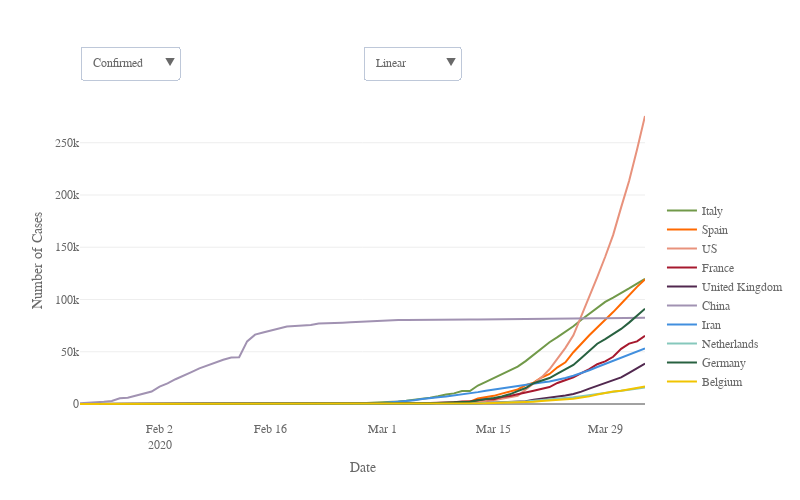

Here is the notebook cell this chart was saved with:
### Markdown cell above
## <span style="color:orange">Timelines</span>
<hr style="border: 1px solid #D3D3D3" >

### Code cell
# Plot timeline confirmed top ten countries

# Plot

data = []
for i, c in enumerate(top10_country):
    data.append(go.Scatter(x = df_merged[df_merged['Country/Region'] == c].dt,
                           y = df_merged[df_merged['Country/Region'] == c].confirmed,
                           name = c,
                           marker = dict(color = top10_col[i]),
                           hoverinfo = 'text+y',
                           hovertext = c,
                           hoverlabel = dict(bordercolor = top10_col[i], 
                                 bgcolor = 'white', 
                                 font = dict(color = top10_col[i])),
                          ))
    data.append(go.Scatter(x = df_merged[df_merged['Country/Region'] == c].dt,
                           y = df_merged[df_merged['Country/Region'] == c].deaths,
                           name = c,
                           marker = dict(color = top10_col[i]),
                           hoverinfo = 'text+y',
                           hovertext = c,
                           hoverlabel = dict(bordercolor = top10_col[i], 
                                 bgcolor = 'white', 
                                 font = dict(color = top10_col[i])),
                           showlegend = False,
                           visible = False
                          ))

conf_visible = [True, False, True, False, True, False, True, False, True, False, 
                True, False, True, False, True, False, True, False, True, False] 
death_visible = [False, True, False, True, False, True, False, True, False, True, 
                 False, True, False, True, False, True, False, True, False, True]

lay = go.Layout(width = 800, 
                height = 500, 
                #bargap = 0.2,
                xaxis = dict(title='Date',
                             nticks = 10,
                             rangemode = 'nonnegative',
                             zeroline = False,
                             showgrid = False,
                            ),
                yaxis = dict(title='Number of Cases',
                             type = 'linear',
                            ),
                hovermode = 'closest',
                font = dict(size = label_size,
                            family = label_font,
                            color = label_col,
                           ),
                legend = dict(x = 1.03, 
                              y = 0.7),
                updatemenus=[dict(buttons=list([dict(args = ["yaxis.type", 'linear'],
                                                     label = 'Linear',
                                                     method = 'relayout'
                                                    ),
                                                dict(
                                                    args = ["yaxis.type", 'log'],
                                                    label = 'Logarithmic',
                                                    method = 'relayout'
                                                )
                                               ]),
                                  direction = "down",
                                  pad = {"r": 10, "t": 10},
                                  showactive = True,
                                  x = 0.5,
                                  xanchor = 'left',
                                  y = 1.2,
                                  yanchor = 'top'
                                 ),
                             dict(buttons=list([dict(args = [{'visible': conf_visible, 'showlegend' : True }],
                                                     label = 'Confirmed   ',
                                                     method = 'restyle'
                                                    ),
                                                dict(args = [{'visible': death_visible, 'showlegend' : True }],
                                                     label = 'Deaths',
                                                     method = 'restyle'
                                                    ),
                                               ]),
                                  direction = "down",
                                  pad = {"r": 10, "t": 10},
                                  showactive = True,
                                  x = 0.0,
                                  xanchor = 'left',
                                  y = 1.2,
                                  yanchor = 'top'
                                 ),
                            ]
               )


fig = dict(data=data, layout=lay)
plotly.offline.iplot(fig)

path = '../visuals/timelines/'
out_file = open(path+'timeline_date.html', 'w')
out_file.write('<!DOCTYPE html><html><head><script src="https://cdn.plot.ly/plotly-latest.min.js"></script></head><body>')
out_file.write(plot)
out_file.write('</body><html>')
out_file.close()
